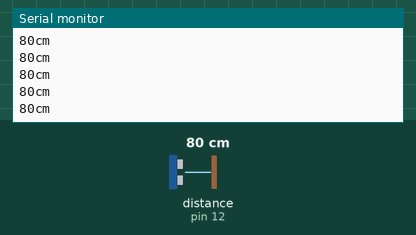
This sketch was run on a simulated Arduino Uno, built with avr-gcc and run on an emulated ATmega328P. Shown: the last lines printed to the serial monitor. The inputs (shaded band) are chosen by the test bench; at power-on: distance to the obstacle (sensor on pin 12) 80 cm. The echo pulse lasts 58.3 µs per cm.

Above: at 1.2 s.
1.3 s: distance to the obstacle (sensor on pin 12) set to 2 cm
At 1.47 s:
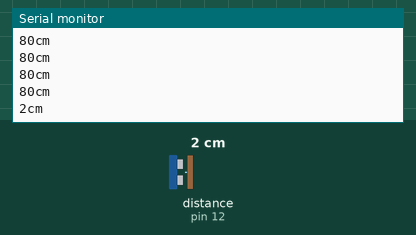
2.8 s: distance to the obstacle (sensor on pin 12) set to 4 cm
At 2.83 s:
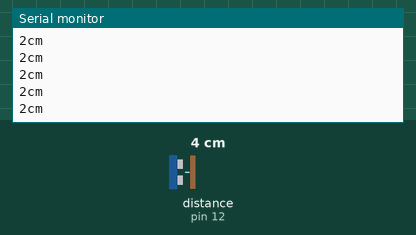
Timing chart, 0 to 5.8 s (numbered marks = the images above; inputs shaded):
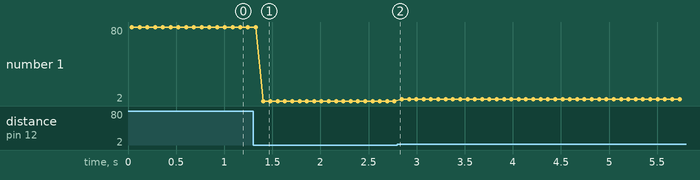

Measured:
- after the input at 1.3 s, the serial monitor: prints a new line after 0.10 s (image 1)
- plotted number 1: 80 → 2 after the input at 1.3 s, 2 → 4 after the input at 2.8 s

The sketch:

Unity_Ardunio.ino
```cpp
// Serial to Unity
// Based on https://www.alanzucconi.com/2015/10/07/how-to-integrate-arduino-with-unity/
#include <SerialCommand.h>

SerialCommand sCmd;

//www.elegoo.com
//2016.12.08
#include <SR04.h>
#define TRIG_PIN 12
#define ECHO_PIN 11
SR04 sr04 = SR04(ECHO_PIN,TRIG_PIN);
long a;

void setup() {
  Serial.begin(9600);
  while (!Serial);

  sCmd.addCommand("PING", pingHandler);
  sCmd.addCommand("ECHO", echoHandler);
  // sCmd.setDefaultHandler(errorHandler);

  delay(10);
}

void loop() {
  a=sr04.Distance();
   Serial.print(a);
   Serial.println("cm");

  if (Serial.available() > 0) {
    sCmd.readSerial();
  }

  delay(50);
}

void pingHandler ()
{
  Serial.println("PONG");
}

void echoHandler ()
{
  char *arg;
  arg = sCmd.next();
  if (arg != NULL)
    Serial.println(arg);
  else
    Serial.println("nothing to echo");
}

/*
arg errorHandler (const char *command)
{
  // Error handling
}
*/
```
